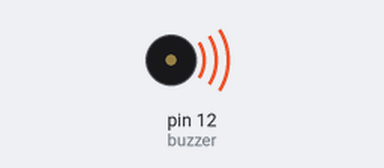
Bench run of a sketch on a simulated Arduino Uno, built with avr-gcc and run on an emulated ATmega328P. On the bench: buzzer (waves = sounding, pin HIGH).

Above: at 0.2 s.
At 18.7 s:
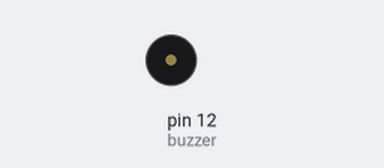
Timing chart, 0 to 19.5 s (numbered marks = the images above):
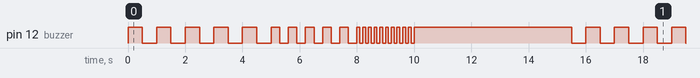

Measured:
- by itself, pin 12 (buzzer): moves between LOW and HIGH, repeating every 15.0 s
- by itself, everything shown: repeats every 15.0 s, in 40 steps

The sketch:

active_buzzer.ino
```cpp
int buzzer = 12; // the pin of the active buzzer
void setup()
{
  pinMode(buzzer, OUTPUT); // initialize the buzzer pin as an output
}
void loop()
{
  int sound_duration = 500;
  for (int i = 0; i < 20; i++)
  {
    // use the if function to gradually shorten the interval of the sound
    if (i < 5)
    {
      sound_duration = 500;
    }
    else if (i < 10)
    {
      sound_duration = 300;
    }
    else if (i < 20)
    {
      sound_duration = 100;
    }
    // activate the active buzzer
    digitalWrite(buzzer, HIGH);
    delay(sound_duration); // wait for sound_duration ms
    // deactivate the active buzzer
    digitalWrite(buzzer, LOW);
    delay(sound_duration); // wait for sound_duration ms
  }
  // activate the active buzzer
  digitalWrite(buzzer, HIGH);
  delay(5000); // keep playing sound for 5 seconds.
}
```
